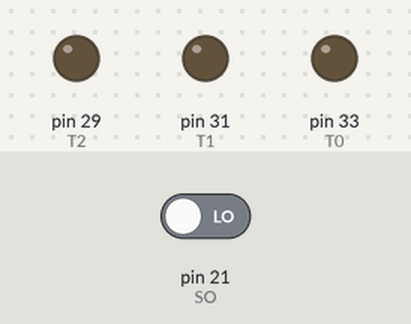
Bench run of a program on a simulated Raspberry Pi (header pin numbers). On the bench: output pins drawn as LEDs (lit = HIGH). The inputs (shaded band) are chosen by the test bench; at power-on: pin 21 (SO) LOW. The clock reads 2024-03-15 10:24:30 at power-on unless the program sets it; files the program writes start out absent; pins used as bus, display or sensor lines are not drawn.

Above: at 0.5 s.
At 1.5 s:
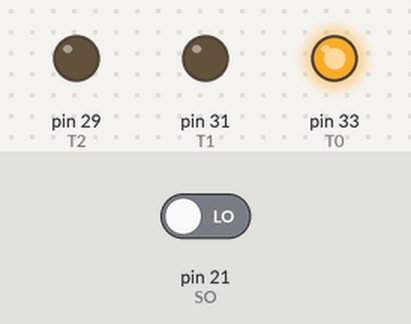
At 3.5 s:
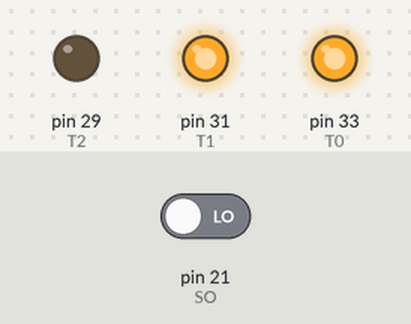
At 5.5 s:
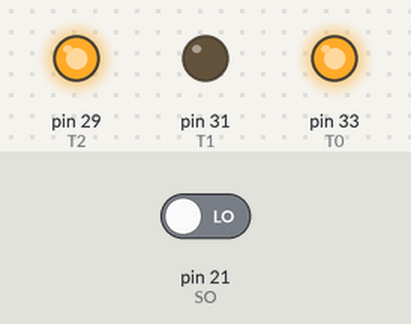
At 10.0 s:
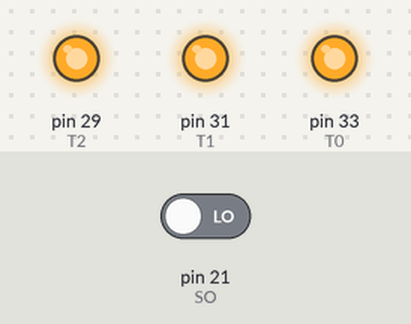
At 15.5 s:
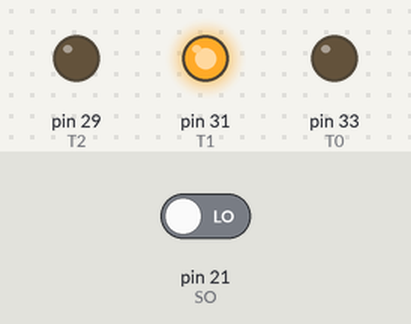
Timing chart, 0 to 16.9 s (numbered marks = the images above):
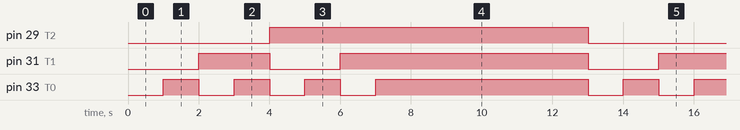

Measured:
- by itself, pin 29 (T2): alternates HIGH for 9.0 s and LOW for 4.0 s
- by itself, pin 31 (T1): repeats every 13.0 s: LOW 2.0 s, HIGH 7.0 s, LOW 2.0 s, HIGH 2.0 s
- by itself, pin 33 (T0): repeats every 13.0 s: 2 × (LOW 1.0 s, HIGH 1.0 s), LOW 1.0 s, HIGH 6.0 s, LOW 1.0 s, HIGH 1.0 s

The program:

MAX31855_pi_8channels_save_in_file.py
```python
#save data in a file on desktop

import RPi.GPIO as GPIO
import datetime
from time import sleep

GPIO.setmode(GPIO.BOARD)
GPIO.setwarnings(False)

# Initialize instance variables
SCK = 23
CS = 24
SO = 21
T0 = 33
T1 = 31
T2 = 29

# Setup all of the GPIO pins
GPIO.setup(SCK, GPIO.OUT)
GPIO.setup(T0, GPIO.OUT)
GPIO.setup(T1, GPIO.OUT)
GPIO.setup(T2, GPIO.OUT)
GPIO.setup(CS, GPIO.OUT)
GPIO.setup(SO, GPIO.IN)

# Infinite loop
while True:

    #initialize reading
    Reading0 = 0.0
    Reading1 = 0.0
    Reading2 = 0.0
    Reading3 = 0.0
    Reading4 = 0.0
    Reading5 = 0.0
    Reading6 = 0.0
    Reading7 = 0.0

    # make a time stamp
    ct = datetime.datetime.now()

    # Initialize all of the GPIO pins
    GPIO.output(SCK, 0)
    GPIO.output(T0, 0)
    GPIO.output(T1, 0)
    GPIO.output(T2, 0)
    GPIO.output(CS, 1)

    # Initialize the poll data to zero
    latestdata = 0b0

    # Select the thermocouple using multiplexer
    for thermID in range(8):
        GPIO.output(T2, thermID & 0b100)
        GPIO.output(T1, thermID & 0b10)
        GPIO.output(T0, thermID & 0b1)

    # Wait for the multiplexer to update
        sleep(1)

    # Select the chip and record incoming data
        data = 0b0
        data2 = 0b0
        dataf = 0.0

        GPIO.output(CS, 0)

    # Shift in 32 bits of data
        for bitshift in reversed(range(32)):   #31, 30, ... to 0 (total 32 numbers)
            GPIO.output(SCK, 1)
            data += GPIO.input(SO) << bitshift
            GPIO.output(SCK, 0)
        GPIO.output(CS, 1)
        latestdata = data

        data2 = latestdata
    # Select appropriate bits
        data2 = data2 >> 18
    # Handle twos complement
        if data2 >= 0x2000:
            data2 = -((data2 ^ 0x3fff) + 1)
    # Multiplied by 0.25 to show the decimal component
        dataf = 0.25*data2

        if (thermID == 0):
            Reading0 = dataf

        if (thermID == 1):
            Reading1 = dataf

        if (thermID == 2):
            Reading2 = dataf

        if (thermID == 3):
            Reading3 = dataf

        if (thermID == 4):
            Reading4 = dataf

        if (thermID == 5):
            Reading5 = dataf

        if (thermID == 6):
            Reading6 = dataf

        if (thermID == 7):
            Reading7 = dataf

    filehandle = open('compost_temp_8channels.txt','a')  #it can also create a new file. 'a' is for append.
    filehandle.write("\n" + "%s" % ct) # %s is replaced by the variable ct.
    filehandle.write(" %s" % Reading0)
    filehandle.write(" %s" % Reading1)
    filehandle.write(" %s" % Reading2)
    filehandle.write(" %s" % Reading3)
    filehandle.write(" %s" % Reading4)
    filehandle.write(" %s" % Reading5)
    filehandle.write(" %s" % Reading6)
    filehandle.write(" %s" % Reading7)
    filehandle.close()  #without closing, file will not be saved automatically.
    sleep(5)
```
